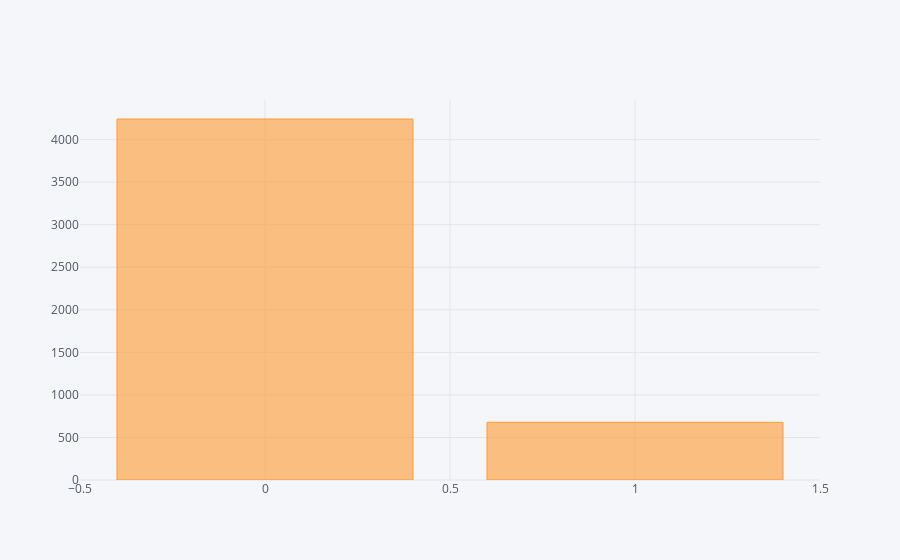

Notebook code cell kept with this figure:
### Code cell
itch.iplot(kind='bar',x='index')

### Figure 1 — Plotly figure (JSON) as saved in the notebook; plotly's stock layout.template omitted (floating-point values rounded to 4 significant figures)
{"data": [{"marker": {"color": "rgba(255, 153, 51, 0.6)", "line": {"color": "rgba(255, 153, 51, 1.0)", "width": 1}}, "name": "itching", "orientation": "v", "text": "", "type": "bar", "uid": "53d1d8ce-62db-4d37-9dc9-2e70f6db1c12", "x": [0, 1], "y": [4242, 678]}], "layout": {"legend": {"bgcolor": "#F5F6F9", "font": {"color": "#4D5663"}}, "paper_bgcolor": "#F5F6F9", "plot_bgcolor": "#F5F6F9", "title": {"font": {"color": "#4D5663"}}, "xaxis": {"gridcolor": "#E1E5ED", "showgrid": true, "tickfont": {"color": "#4D5663"}, "title": {"font": {"color": "#4D5663"}, "text": ""}, "zerolinecolor": "#E1E5ED"}, "yaxis": {"gridcolor": "#E1E5ED", "showgrid": true, "tickfont": {"color": "#4D5663"}, "title": {"font": {"color": "#4D5663"}, "text": ""}, "zerolinecolor": "#E1E5ED"}}}
